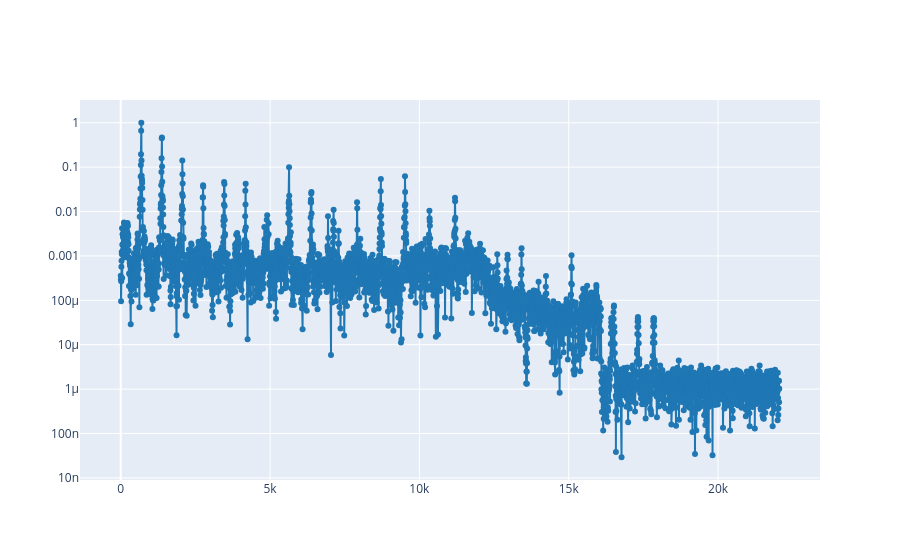

This figure's notebook cell:
### Markdown cell above
1.2. Select a time where almost all harmonics are present and plot the spectrum at that time.

### Code cell
# Write the code here
plot_spectrum_at(ff, tt, S, 0.2)

### Figure 1 — Plotly figure (JSON) as saved in the notebook; plotly's stock layout.template omitted (floating-point values rounded to 4 significant figures; data arrays with more than 128 entries replaced by an {"elided": "..."} marker saying what was removed)
{"data": [{"line": {"color": "#1f77b4", "shape": "linear"}, "mode": "lines+markers", "type": "scatter", "x": {"elided": "4097 float values"}, "y": {"elided": "4097 float values"}}], "layout": {"yaxis": {"type": "log"}}}
